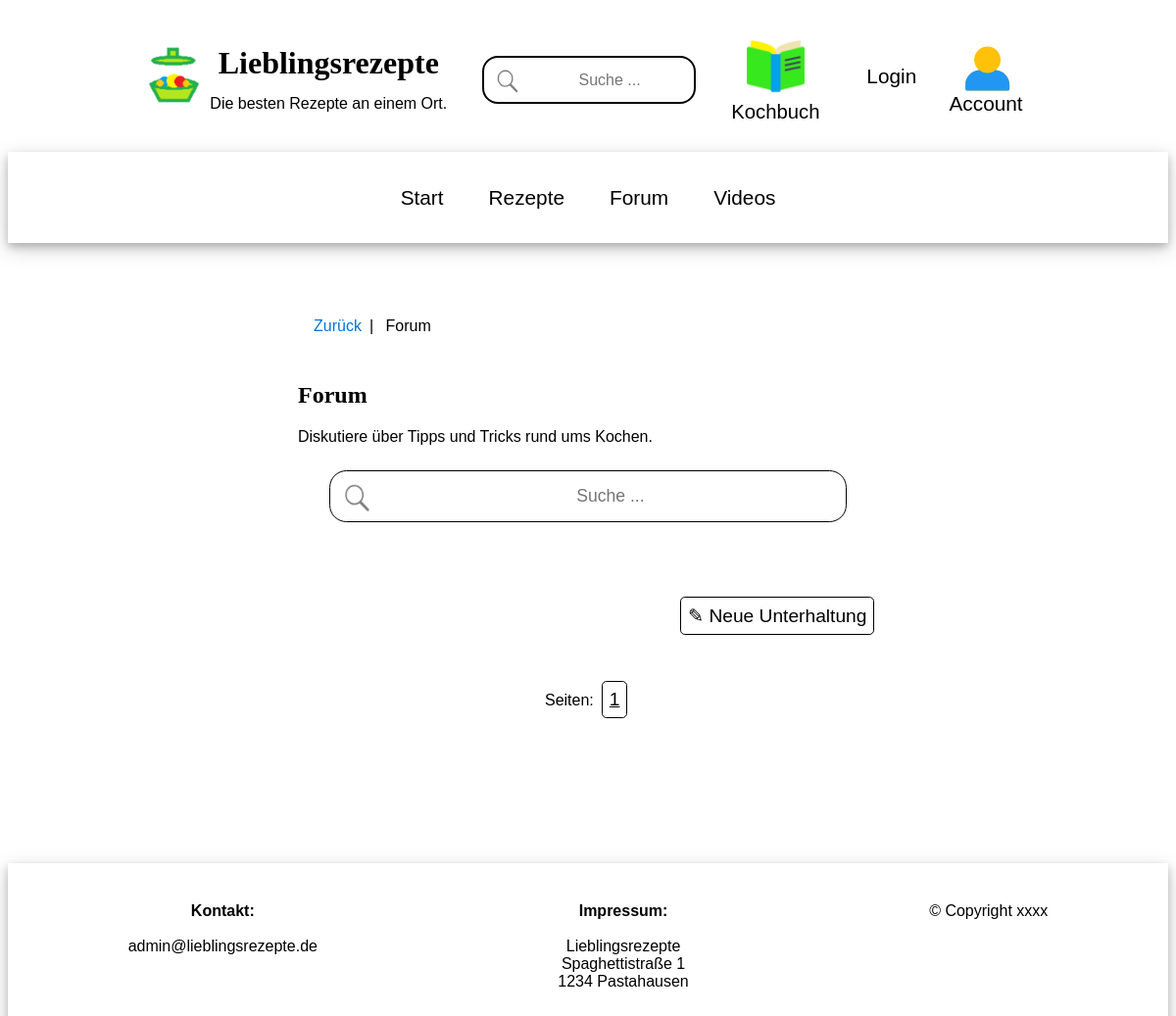
The app's page /forum/rooms, older data.
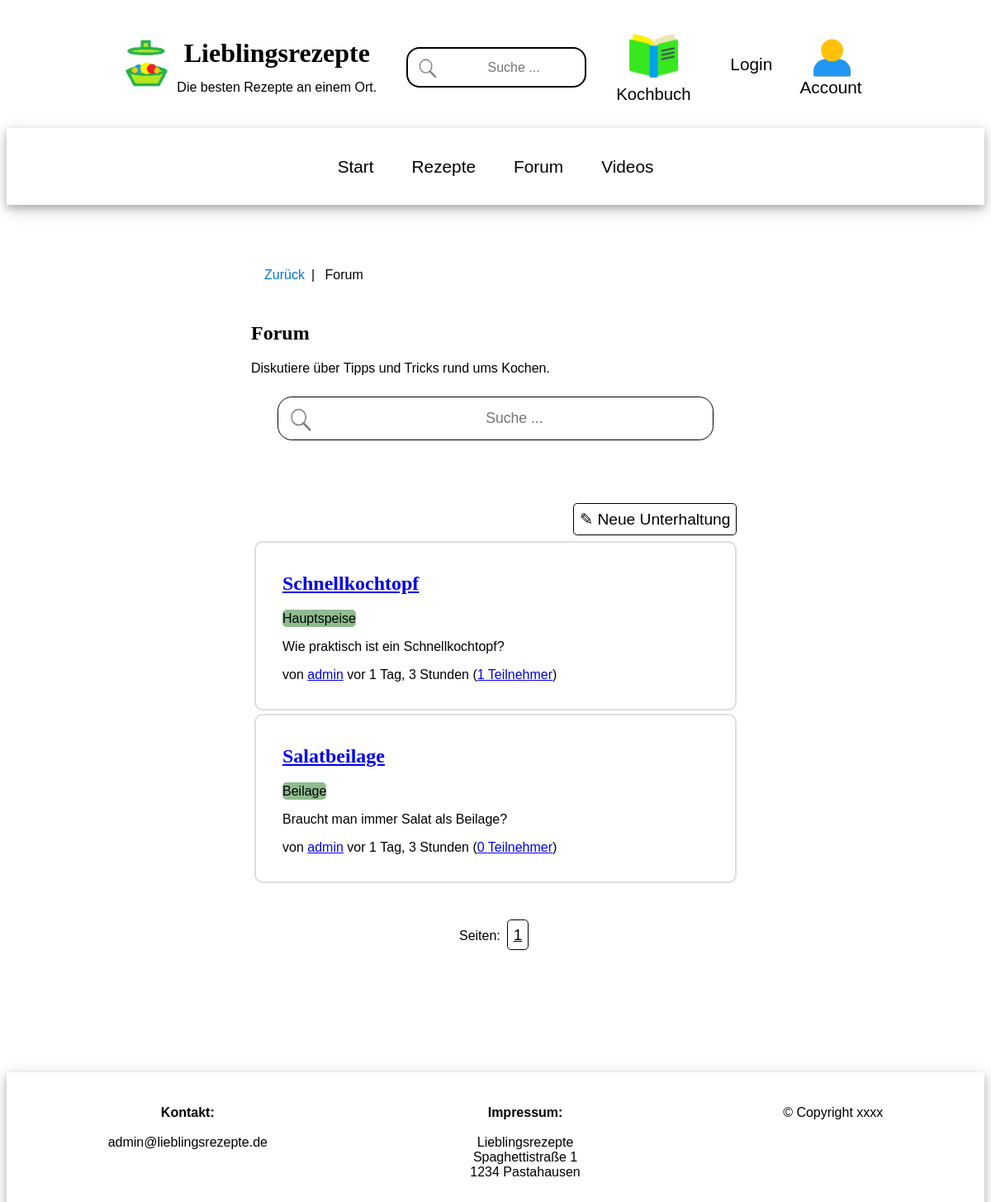
The same page, newer data.
### forum_app/models.py (models this page shows, shortened)
class Room(models.Model):
    host = models.ForeignKey(User, on_delete=models.SET_NULL, null=True)
    topic = models.ForeignKey(Topic, on_delete=models.SET_NULL, null=True)
    name = models.CharField(max_length=200)
    description = models.TextField(null=True, blank=True)
    participants = models.ManyToManyField(
        User, related_name='participants', blank=True)
    updated = models.DateTimeField(auto_now=True)
    created = models.DateTimeField(auto_now_add=True)
    class Meta:
        ordering = ['-updated', '-created']

### recipes_app/models.py (models this page shows, shortened)
class Topic(models.Model):
    name = models.CharField(max_length=200, unique=True)
    class Meta:
        ordering = ['name']

### user_app/models.py (models this page shows)
class User(AbstractUser):
    name = models.CharField(max_length=200, null=True)
    email = models.EmailField(unique=True, null=True)
    biography = models.TextField(null=True)
    user_image = models.ImageField(null=True, default="users/avatar.jpg", upload_to="users")
    updated = models.DateTimeField(auto_now=True)
    created = models.DateTimeField(auto_now_add=True)
    USERNAME_FIELD = 'email'
    REQUIRED_FIELDS = ['username']

### forum_app/views.py (the view)
# urls.py: path('rooms', views.rooms, name="rooms"),
def rooms(request):
    q = request.GET.get('q') if request.GET.get('q') != None else ''
    pgNr = int(request.GET.get('pgNr')) if request.GET.get('pgNr') is not None else 0
    rooms = Room.objects.filter(
        Q(topic__name__icontains=q) |
        Q(name__icontains=q) |
        Q(description__icontains=q)
    )
    room_count = rooms.count()
    pgShow = 25
    page_size = max(min(int(pgShow), 10), 200)
    page_choices = 10
    browser = Pagination(room_count, page_size, number_page_choices=page_choices)
    pgNr = browser.valid_page(pgNr)
    num_pages = browser.number_of_pages
    rooms_page = browser.get_items_for_page(rooms, pgNr)
    browser_context = browser.make_page_browser(pgNr)
    context = {'rooms': rooms_page,
               'room_count': room_count,
               }
    context.update(browser_context)
    return render(request, 'forum_app/rooms.html', context)

### forum_app/pagination.py (called while the page is built)
    def valid_page(self, page_index: int):
        if self.number_of_pages <= 0:
            return 0
        return min(max(0, page_index), self.number_of_pages - 1)

    def get_items_for_page(self, list_of_items, page_index: int):
        if self.number_of_pages <= 0:
            return []
        return list_of_items[page_index*self.items_per_page:(page_index+1)*self.items_per_page]

### forum_app/templates/forum_app/rooms.html (shortened to what this page needs)
{% extends 'main.html' %}
{% block content %}
<div class="main-container">
    <div class="main-middle-column">
        <ul class="breadcrumb">
          <li><a href="{{request.META.HTTP_REFERER}}">Zurück</a></li>
          <li>Forum</li>
        </ul>
        <div class="card">
            <h2>Forum</h2>
            <p>Diskutiere über Tipps und Tricks rund ums Kochen.</p>
            <search>
                <form method="GET" action="{% url 'rooms' %}">
                      <input type="text" name="q" placeholder="Suche ..."
                      />
                </form>
            </search>
        </div>
        <div style="text-align: right;">
             <a href="{% url 'create-room' %}" class="button-like">&#9998; Neue Unterhaltung </a>
        </div>
    {% for room in rooms %}
    <div class="room-container">
        <div>
            <a href="{% url 'room' room.id %}"><h2>{{room.name}}</h2></a>
            <p><span class="span_green">{{room.topic.name}}</span></p>
            <p>{{room.description}}</p>
        </div>
        <div>
            <p>
                von
                <a href="{% url 'user-profile' room.host.id %}"><span>{{room.host.username}}</span></a>
                vor
                <span>{{room.created|timesince}}</span>
                (<a href="{% url 'room' room.id %}" >{{room.participants.all.count}} Teilnehmer</a>)
            </p>
        </div>
    </div>
    {% endfor %}
    <div class="card">
        <div class="grid-option" style="text-align:center;">
        <form method="GET" action="">
            Seiten:
            <span class="button-display"><u>{{page_browser_current_index|add:"1"}}</u></span>
        </form>
        </div>
    </div>
    </div>
</div>
{% endblock content %}

### templates/main.html (shortened to what this page needs)
<!DOCTYPE html>
{% load static %}
<html lang="de">
<head>
    <link rel="stylesheet" href="{% static 'styles/main.css' %}" />
    <link rel="stylesheet" href="{% static 'styles/header.css' %}" />
    <link rel="stylesheet" href="{% static 'styles/navbar.css' %}" />
</head>
<body>
    {% include 'header.html' %}
    {% include 'navbar.html' %}
    {% block content %}
    {% endblock %}
    <div class="footer">
        <p>
            <strong>Kontakt:</strong><br><br>
            admin@lieblingsrezepte.de
        </p>
        <p>
            <strong>Impressum:</strong><br><br>
            Lieblingsrezepte<br>
            Spaghettistraße 1<br>
            1234 Pastahausen<br>
        </p>
        <p>
            &copy; Copyright xxxx
        </p>
    </div>
</body>
</html>

### templates/header.html (shortened to what this page needs)
{% load static %}
<header>
<div class="header-container">
    <div class="header-item">
        <div class="header-title-icon">
            <a href="{% url 'home' %}">
                <img src="{% static 'icons/apple-touch-icon.png' %}">
            </a>
        </div>
        <div class="header-title">
            <h1>Lieblingsrezepte</h1>
            <p>Die besten Rezepte an einem Ort.</p>
        </div>
    </div>
    <div class="header-item">
        <search>
            <form method="GET" action="{% url 'recipes' %}">
                  <input type="text" name="q" placeholder="Suche ..." />
            </form>
        </search>
    </div>
    <div class="header-item">
        <div class="header-icon">
        <a href="{% url 'recipes-likes' %}">
            <img src="{% static 'icons/bookicon.png' %}">
            <br> <span>Kochbuch</span>
        </a>
        </div>
    </div>
    <div class="header-item">
        <div class="header-login">
            {% if request.user.is_authenticated %}
                <a href="{% url 'user-logout' %}" > Logout </a>
            {% else %}
                <a href="{% url 'user-login' %}" > Login </a>
            {% endif %}
        </div>
        <div class="header-user">
            {% if request.user.is_authenticated %}
                <a href="{% url 'user-account' %}">
            {% else %}
                <a href="{% url 'user-login' %}" >
            {% endif %}
                <span>Account</span>
            </a>
        </div>
    </div>
</div>
</header>

### templates/navbar.html
{% load static %}
<nav>
<div class="nav-container">
  <div class="pill-nav">
    <a href="{% url 'home' %}">Start</a>
    <a href="{% url 'recipes' %}">Rezepte</a>
    <a href="{% url 'rooms' %}">Forum</a>
    <a href="{% url 'recipes-video' %}">Videos</a>
  </div>
</div>
</nav>

### static/styles/main.css (style rules this page uses)
* { box-sizing: border-box; }
body { font-family: Verdana, sans-serif; font-size: 16px; background-color: white; }
h1, h2, h3, h4, h5, h6 { font-family: Georgia, serif; }
.main-container { display: flex; flex-flow: row wrap; justify-content: center; width: 100%; clear: after; margin-top: 1.25em; }
.main-middle-column { width: 50%; max-width: 200em; margin: 2em; }
.card { box-sizing: border-box; background-color: white; border-radius: 10px; border-style: none; margin-top: 2.5em; margin-bottom: 4em; }
.card search { text-align: center; }
.card search input[type=text] { box-sizing: border-box; display: inline-block; vertical-align: middle; font-size: 1.1em; width: 30em; max-width: 100%; height: 3em; border-style: solid; border-radius: 1em 1em 1em 1em; border-width: 0.1em; border-color: black; text-align: center; padding: 0.4em 0.4em 0.4em 3em; margin: 0.5em; background-image: url('/static/icons/searchicon.png'); background-position: 0.7em 0.7em; background-repeat: no-repeat; background-size: 1.75em 1.75em; }
.grid-option { margin: 1em; }
button, input[type=submit], input[type=url], textarea, input[type=password], input[type=email], input[type=number], input[type=text], select, .button-like, .button-display { background-color: white; display: inline-block; padding: 0.35em; border: solid; font-size: 1.2em; border-width: 0.1em; border-radius: 0.25em; margin: 0.2em; border-color: black; text-decoration: none; color: blacK; }
.room-container { background-color: white; padding: 1em 1em 1em 2em; border-radius: 10px; border-style: solid; border-width: 0.15em; border-color: #ddd; margin: 0.25em; }
.footer { display: flex; justify-content: space-around; flex-flow: row wrap; box-sizing: content-box; text-align: center; padding-top: 1.5em; width: 100%; padding-bottom: 1.5em; margin-bottom: 0.5em; margin-top: 3em; box-shadow: 0 4px 8px 0 rgba(0, 0, 0, 0.2), 0 6px 20px 0 rgba(0, 0, 0, 0.19); }
ul.breadcrumb { padding: 0.5em 1em; list-style: none; background-color: white; }
ul.breadcrumb li { display: inline; font-size: 1em; }
ul.breadcrumb li:first-child:after { padding: 0.5em; color: black; content: "|"; }
ul.breadcrumb li a { color: #0275d8; text-decoration: none; }

### static/styles/header.css (style rules this page uses)
header { display: flex; align-items: center; justify-content: center; width: 100%; }
.header-container { display: flex; justify-content: space-around; flex-flow: row wrap; align-items: center; width: 80%; max-width: 150em; box-sizing: content-box; text-align: center; background-color: white; margin-bottom: 1.5em; margin-top: 1.5em; }
.header-container h1 { font-size: 2em; line-height: 0.7; }
.header-item > .header-title-icon { display: inline-block; }
.header-item > .header-title-icon img { width: 4.2em; height: 4.2em; }
.header-item > .header-title { display: inline-block; }
.header-item > search input[type=text] { box-sizing: content-box; vertical-align: middle; font-size: 1.00em; width: 10em; max-width: 100%; height: 2em; border-style: solid; border-radius: 1em 1em 1em 1em; border-width: 0.15em; border-color: black; text-align: center; padding: 0.4em 0.4em 0.4em 3em; background-image: url('/static/icons/searchicon.png'); background-position: 0.7em 0.7em; background-repeat: no-repeat; background-size: 1.6em 1.6em; }
.header-item > .header-login { box-sizing: content-box; display: inline-block; margin: 0.3em; text-decoration: none; }
.header-item > .header-login > a { font-size: 1.3em; text-decoration: none; color: black; padding: 0.5em; border-radius: 0.3em; }
.header-item > .header-user { box-sizing: content-box; display: inline-block; vertical-align: middle; text-align: center; margin: 0.2em; padding: 0.5em; border-radius: 0.3em; }
.header-item > .header-user svg { height: 3em; width: 5em; display: block; padding-left: 0.2em; }
.header-item > .header-user span { font-size: 1.3em; }
.header-item > .header-user a { text-decoration: none; color: black; }
.header-item > .header-icon { display: inline-block; font-size: 1.27em; color: black; text-decoration: none; }
.header-item > .header-icon a { color: black; text-decoration: none; }
.header-item > .header-icon img { width: 3.0em; height: 3.0em; }

### forum_app/templates/forum_app/rooms.html (style rules this page uses)
.span_green { background-color:#8FBC8F; border-radius: 5px; padding-bottom: 2px; padding-top: 2px; }

Row changes from the older to the newer data that the page shows:
added Room: name "Schnellkochtopf", topic.name "Hauptspeise", description "Wie praktisch ist ein Schnellkochtopf?", host.username "admin", created "1 Tag, 3 Stunden", participants.all.count "1"
added Room: name "Salatbeilage", topic.name "Beilage", description "Braucht man immer Salat als Beilage?", host.username "admin", created "1 Tag, 3 Stunden", participants.all.count "0"
